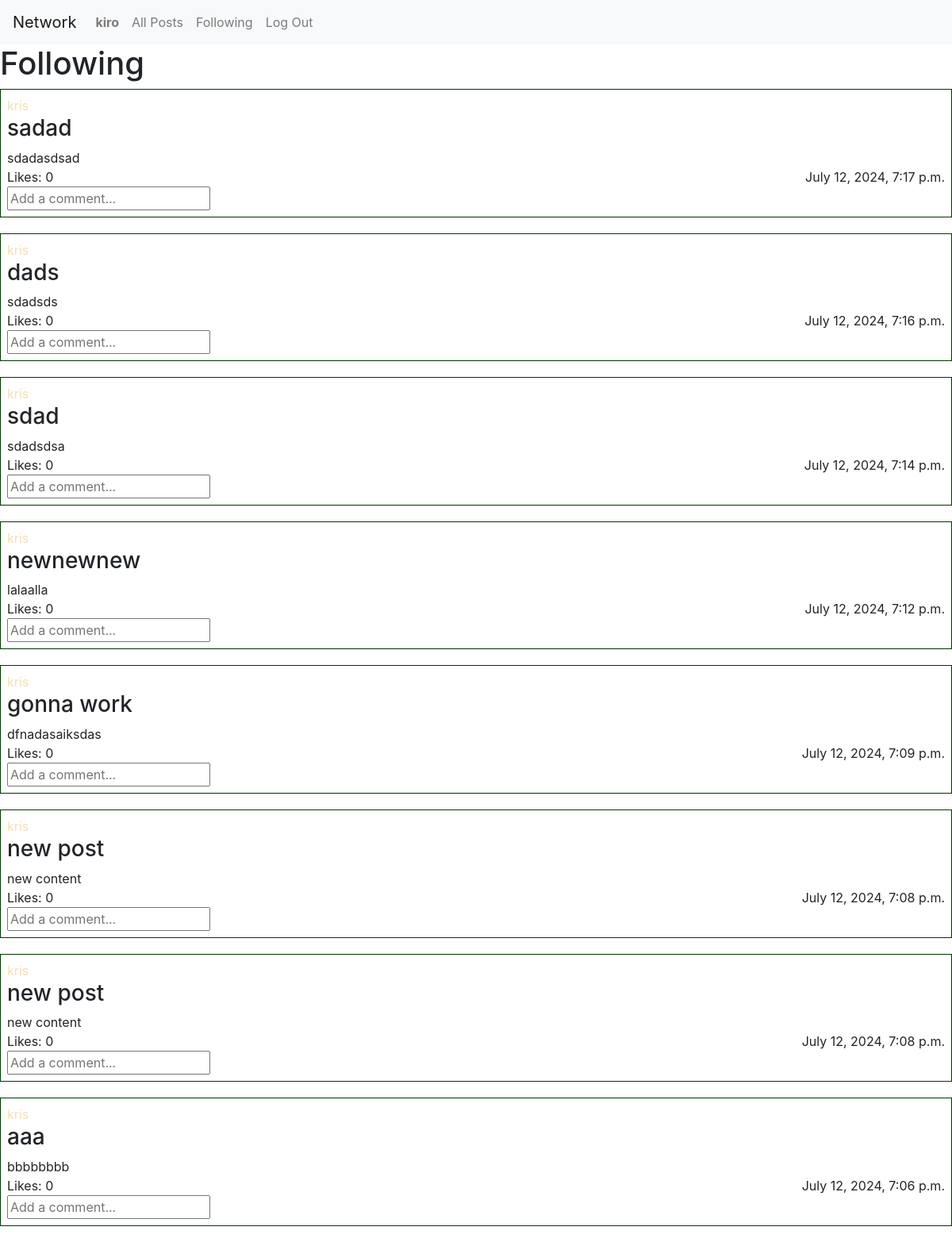
The app's page /following (signed in) with its own data.
### network/models.py (models this page shows)
class User(AbstractUser):
    pass

class Post(models.Model):
    user = models.ForeignKey(User, on_delete=models.CASCADE, related_name="posts")
    title = models.TextField(max_length=128)
    body = models.TextField(max_length=1024)
    created_at = models.DateTimeField(auto_now_add=True)
    likes = models.IntegerField(default=0)

### network/views.py (the view)
# urls.py: path("following", views.following, name="following"),
@login_required
def following(request):
    following_users = request.user.following.values_list('followed', flat=True)
    following_posts = Post.objects.filter(user__in=following_users).order_by("-created_at")
    return render(request, "network/following.html", {
        "following": following_posts
    })

### network/templates/network/following.html
{% extends "network/layout.html" %} {% load static %} {% block body %}
<h1>Following</h1>
{% for post in following %}
<div class="post">
  <a href="{% url 'profile' post.user.id %}">
    <p>{{ post.user }}</p>
  </a>
  <h3>{{ post.title }}</h3>
  <p>{{ post.body }}</p>
  <div class="d-flex justify-content-between">
    <span>Likes: {{ post.likes }}</span>
    <span>{{ post.created_at }}</span>
  </div>
  <input
    type="text"
    name="comment"
    id="comment"
    placeholder="Add a comment..."
  />
</div>
{% endfor %}
{% endblock %}

### network/templates/network/layout.html (shortened to what this page needs)
{% load static %}
<!DOCTYPE html>
<html lang="en">
  <head>
    <link
      rel="stylesheet"
      href="https://stackpath.bootstrapcdn.com/bootstrap/4.4.1/css/bootstrap.min.css"
    />
    <link href="{% static 'network/styles.css' %}" rel="stylesheet" />
  </head>
  <body>
    <nav class="navbar navbar-expand-lg navbar-light bg-light">
      <a class="navbar-brand" href="#">Network</a>
      <div>
        <ul class="navbar-nav mr-auto">
          {% if request.user.is_authenticated %}
          <li class="nav-item">
            <a class="nav-link" href="{% url 'profile' user.id %}"
              ><strong>{{ request.user.username }}</strong></a
            >
          </li>
          {% endif %}
          <li class="nav-item">
            <a class="nav-link" href="{% url 'index' %}">All Posts</a>
          </li>
          {% if request.user.is_authenticated %}
          <li class="nav-item">
            <a class="nav-link" href="{% url 'following' %}">Following</a>
          </li>
          <li class="nav-item">
            <a class="nav-link" href="{% url 'logout' %}">Log Out</a>
          </li>
          {% endif %}
        </ul>
      </div>
    </nav>
    <div class="body">{% block body %} {% endblock %}</div>
  </body>
</html>

### network/static/network/styles.css (style rules this page uses)
p { margin: 0; }
a { color: wheat; }
.post { margin-bottom: 20px; padding: 0.5em; border: 1.5px solid rgb(0, 56, 0); }

### records on screen
User: user.username "kiro"
Post: user "kris", title "sadad", body "sdadasdsad", likes "0", created_at "July 12, 2024, 7:17 p.m."
Post: user "kris", title "dads", body "sdadsds", likes "0", created_at "July 12, 2024, 7:16 p.m."
Post: user "kris", title "sdad", body "sdadsdsa", likes "0", created_at "July 12, 2024, 7:14 p.m."
Post: user "kris", title "newnewnew", body "lalaalla", likes "0", created_at "July 12, 2024, 7:12 p.m."
Post: user "kris", title "gonna work", body "dfnadasaiksdas", likes "0", created_at "July 12, 2024, 7:09 p.m."
Post: user "kris", title "new post", body "new content", likes "0", created_at "July 12, 2024, 7:08 p.m."
Post: user "kris", title "new post", body "new content", likes "0", created_at "July 12, 2024, 7:08 p.m."
Post: user "kris", title "aaa", body "bbbbbbbb", likes "0", created_at "July 12, 2024, 7:06 p.m."
